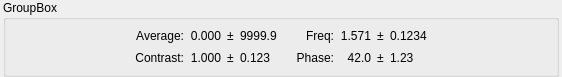
<?xml version="1.0" encoding="UTF-8"?>
<ui version="4.0">
 <class>Form</class>
 <widget class="QWidget" name="Form">
  <property name="geometry">
   <rect>
    <x>0</x>
    <y>0</y>
    <width>562</width>
    <height>77</height>
   </rect>
  </property>
  <property name="windowTitle">
   <string>Form</string>
  </property>
  <layout class="QVBoxLayout" name="verticalLayout_outer">
   <property name="spacing">
    <number>0</number>
   </property>
   <property name="leftMargin">
    <number>3</number>
   </property>
   <property name="topMargin">
    <number>0</number>
   </property>
   <property name="rightMargin">
    <number>3</number>
   </property>
   <property name="bottomMargin">
    <number>0</number>
   </property>
   <item>
    <widget class="QGroupBox" name="groupBox">
     <property name="sizePolicy">
      <sizepolicy hsizetype="MinimumExpanding" vsizetype="MinimumExpanding">
       <horstretch>0</horstretch>
       <verstretch>0</verstretch>
      </sizepolicy>
     </property>
     <property name="font">
      <font>
       <weight>50</weight>
       <bold>false</bold>
      </font>
     </property>
     <property name="title">
      <string>GroupBox</string>
     </property>
     <layout class="QVBoxLayout" name="verticalLayout">
      <property name="topMargin">
       <number>5</number>
      </property>
      <property name="bottomMargin">
       <number>5</number>
      </property>
      <item>
       <layout class="QHBoxLayout" name="horizontalLayout">
        <item>
         <spacer name="horizontalSpacer_2">
          <property name="orientation">
           <enum>Qt::Horizontal</enum>
          </property>
          <property name="sizeHint" stdset="0">
           <size>
            <width>40</width>
            <height>20</height>
           </size>
          </property>
         </spacer>
        </item>
        <item>
         <layout class="QGridLayout" name="gridLayout">
          <property name="sizeConstraint">
           <enum>QLayout::SetMinimumSize</enum>
          </property>
          <property name="verticalSpacing">
           <number>0</number>
          </property>
          <item row="0" column="5">
           <widget class="QLabel" name="label_freq">
            <property name="sizePolicy">
             <sizepolicy hsizetype="Minimum" vsizetype="Minimum">
              <horstretch>0</horstretch>
              <verstretch>0</verstretch>
             </sizepolicy>
            </property>
            <property name="text">
             <string>Freq:</string>
            </property>
            <property name="alignment">
             <set>Qt::AlignRight|Qt::AlignTrailing|Qt::AlignVCenter</set>
            </property>
           </widget>
          </item>
          <item row="0" column="8">
           <widget class="QLabel" name="freq_error">
            <property name="sizePolicy">
             <sizepolicy hsizetype="Preferred" vsizetype="Minimum">
              <horstretch>0</horstretch>
              <verstretch>0</verstretch>
             </sizepolicy>
            </property>
            <property name="text">
             <string>0.1234</string>
            </property>
           </widget>
          </item>
          <item row="1" column="8">
           <widget class="QLabel" name="phase_error">
            <property name="sizePolicy">
             <sizepolicy hsizetype="Preferred" vsizetype="Minimum">
              <horstretch>0</horstretch>
              <verstretch>0</verstretch>
             </sizepolicy>
            </property>
            <property name="text">
             <string>1.23</string>
            </property>
           </widget>
          </item>
          <item row="0" column="7">
           <widget class="QLabel" name="label_pm_freq">
            <property name="sizePolicy">
             <sizepolicy hsizetype="Preferred" vsizetype="Minimum">
              <horstretch>0</horstretch>
              <verstretch>0</verstretch>
             </sizepolicy>
            </property>
            <property name="text">
             <string>±</string>
            </property>
            <property name="alignment">
             <set>Qt::AlignCenter</set>
            </property>
           </widget>
          </item>
          <item row="0" column="6">
           <widget class="QLabel" name="freq_value">
            <property name="sizePolicy">
             <sizepolicy hsizetype="Preferred" vsizetype="Minimum">
              <horstretch>0</horstretch>
              <verstretch>0</verstretch>
             </sizepolicy>
            </property>
            <property name="text">
             <string>1.571</string>
            </property>
            <property name="alignment">
             <set>Qt::AlignRight|Qt::AlignTrailing|Qt::AlignVCenter</set>
            </property>
           </widget>
          </item>
          <item row="0" column="1">
           <widget class="QLabel" name="avg_value">
            <property name="sizePolicy">
             <sizepolicy hsizetype="Preferred" vsizetype="Minimum">
              <horstretch>0</horstretch>
              <verstretch>0</verstretch>
             </sizepolicy>
            </property>
            <property name="text">
             <string>0.000</string>
            </property>
            <property name="alignment">
             <set>Qt::AlignRight|Qt::AlignTrailing|Qt::AlignVCenter</set>
            </property>
           </widget>
          </item>
          <item row="1" column="5">
           <widget class="QLabel" name="label_phase">
            <property name="sizePolicy">
             <sizepolicy hsizetype="Minimum" vsizetype="Minimum">
              <horstretch>0</horstretch>
              <verstretch>0</verstretch>
             </sizepolicy>
            </property>
            <property name="minimumSize">
             <size>
              <width>0</width>
              <height>0</height>
             </size>
            </property>
            <property name="text">
             <string>Phase:</string>
            </property>
            <property name="alignment">
             <set>Qt::AlignRight|Qt::AlignTrailing|Qt::AlignVCenter</set>
            </property>
           </widget>
          </item>
          <item row="0" column="0">
           <widget class="QLabel" name="label_avg">
            <property name="sizePolicy">
             <sizepolicy hsizetype="Minimum" vsizetype="Minimum">
              <horstretch>0</horstretch>
              <verstretch>0</verstretch>
             </sizepolicy>
            </property>
            <property name="text">
             <string>Average:</string>
            </property>
            <property name="alignment">
             <set>Qt::AlignRight|Qt::AlignTrailing|Qt::AlignVCenter</set>
            </property>
           </widget>
          </item>
          <item row="0" column="2">
           <widget class="QLabel" name="label_pm_avg">
            <property name="sizePolicy">
             <sizepolicy hsizetype="Preferred" vsizetype="Minimum">
              <horstretch>0</horstretch>
              <verstretch>0</verstretch>
             </sizepolicy>
            </property>
            <property name="text">
             <string>±</string>
            </property>
            <property name="alignment">
             <set>Qt::AlignCenter</set>
            </property>
           </widget>
          </item>
          <item row="0" column="3">
           <widget class="QLabel" name="avg_error">
            <property name="sizePolicy">
             <sizepolicy hsizetype="Preferred" vsizetype="Minimum">
              <horstretch>0</horstretch>
              <verstretch>0</verstretch>
             </sizepolicy>
            </property>
            <property name="text">
             <string>9999.9</string>
            </property>
           </widget>
          </item>
          <item row="1" column="0">
           <widget class="QLabel" name="label_contrast">
            <property name="sizePolicy">
             <sizepolicy hsizetype="Minimum" vsizetype="Minimum">
              <horstretch>0</horstretch>
              <verstretch>0</verstretch>
             </sizepolicy>
            </property>
            <property name="text">
             <string>Contrast:</string>
            </property>
            <property name="alignment">
             <set>Qt::AlignRight|Qt::AlignTrailing|Qt::AlignVCenter</set>
            </property>
           </widget>
          </item>
          <item row="1" column="1">
           <widget class="QLabel" name="contrast_value">
            <property name="sizePolicy">
             <sizepolicy hsizetype="Preferred" vsizetype="Minimum">
              <horstretch>0</horstretch>
              <verstretch>0</verstretch>
             </sizepolicy>
            </property>
            <property name="text">
             <string>1.000</string>
            </property>
            <property name="alignment">
             <set>Qt::AlignRight|Qt::AlignTrailing|Qt::AlignVCenter</set>
            </property>
           </widget>
          </item>
          <item row="1" column="2">
           <widget class="QLabel" name="label_pm_contrast">
            <property name="sizePolicy">
             <sizepolicy hsizetype="Preferred" vsizetype="Minimum">
              <horstretch>0</horstretch>
              <verstretch>0</verstretch>
             </sizepolicy>
            </property>
            <property name="text">
             <string>±</string>
            </property>
            <property name="alignment">
             <set>Qt::AlignCenter</set>
            </property>
           </widget>
          </item>
          <item row="1" column="3">
           <widget class="QLabel" name="contrast_error">
            <property name="sizePolicy">
             <sizepolicy hsizetype="Preferred" vsizetype="Minimum">
              <horstretch>0</horstretch>
              <verstretch>0</verstretch>
             </sizepolicy>
            </property>
            <property name="text">
             <string>0.123</string>
            </property>
           </widget>
          </item>
          <item row="1" column="6">
           <widget class="QLabel" name="phase_value">
            <property name="sizePolicy">
             <sizepolicy hsizetype="Preferred" vsizetype="Minimum">
              <horstretch>0</horstretch>
              <verstretch>0</verstretch>
             </sizepolicy>
            </property>
            <property name="text">
             <string>42.0</string>
            </property>
            <property name="alignment">
             <set>Qt::AlignRight|Qt::AlignTrailing|Qt::AlignVCenter</set>
            </property>
           </widget>
          </item>
          <item row="1" column="7">
           <widget class="QLabel" name="label_pm_phase">
            <property name="sizePolicy">
             <sizepolicy hsizetype="Preferred" vsizetype="Minimum">
              <horstretch>0</horstretch>
              <verstretch>0</verstretch>
             </sizepolicy>
            </property>
            <property name="text">
             <string>±</string>
            </property>
            <property name="alignment">
             <set>Qt::AlignCenter</set>
            </property>
           </widget>
          </item>
          <item row="0" column="4">
           <widget class="QLabel" name="stretchingLabel">
            <property name="margin">
             <number>5</number>
            </property>
           </widget>
          </item>
         </layout>
        </item>
        <item>
         <spacer name="horizontalSpacer">
          <property name="orientation">
           <enum>Qt::Horizontal</enum>
          </property>
          <property name="sizeHint" stdset="0">
           <size>
            <width>40</width>
            <height>20</height>
           </size>
          </property>
         </spacer>
        </item>
       </layout>
      </item>
     </layout>
    </widget>
   </item>
  </layout>
 </widget>
 <resources/>
 <connections/>
</ui>
